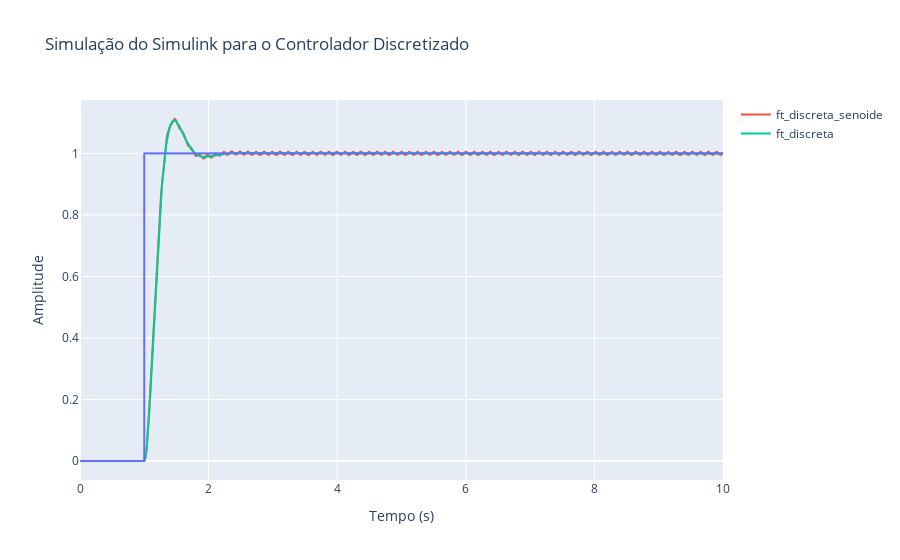

Notebook code cell kept with this figure:
### Code cell
dados_simulink = pd.read_csv("dados_simulink.csv")
print(dados_simulink.columns)
plt.figure(figsize=(10, 6))
plt.plot(dados_simulink['tempo'], dados_simulink['degrau'], label='Degrau Unitário')
plt.plot(dados_simulink['tempo'], dados_simulink['ft_discreta_senoide'], label='Resposta com Controle Discreto com Senoide')
plt.plot(dados_simulink['tempo'], dados_simulink['ft_discreta'], label='Resposta com Controle Discreto')
plt.xlabel('Tempo (s)')
plt.ylabel('RPM')
plt.title('Simulação do Simulink para o Controlador Discretizado')
plt.legend()
plt.grid(True)
plt.tight_layout()
plt.show()


fig = px.line(dados_simulink, x='tempo', y='degrau', title='Simulação do Simulink para o Controlador Discretizado')


fig.add_scatter(x=dados_simulink['tempo'], y=dados_simulink['ft_discreta_senoide'], mode='lines', name='ft_discreta_senoide')
fig.add_scatter(x=dados_simulink['tempo'], y=dados_simulink['ft_discreta'], mode='lines', name='ft_discreta')


fig.update_xaxes(title='Tempo (s)')
fig.update_yaxes(title='Amplitude')

fig.show()

### Figure 1 — Plotly figure (JSON) as saved in the notebook; plotly's stock layout.template omitted (floating-point values rounded to 4 significant figures; data arrays with more than 128 entries replaced by an {"elided": "..."} marker saying what was removed)
{"data": [{"hovertemplate": "tempo=%{x}<br>degrau=%{y}<extra></extra>", "legendgroup": "", "line": {"color": "#636efa", "dash": "solid"}, "marker": {"symbol": "circle"}, "mode": "lines", "name": "", "showlegend": false, "type": "scattergl", "x": {"elided": "1003 float values"}, "xaxis": "x", "y": {"elided": "1003 int values"}, "yaxis": "y"}, {"mode": "lines", "name": "ft_discreta_senoide", "type": "scatter", "x": {"elided": "1003 float values"}, "y": {"elided": "1003 float values"}}, {"mode": "lines", "name": "ft_discreta", "type": "scatter", "x": {"elided": "1003 float values"}, "y": {"elided": "1003 float values"}}], "layout": {"legend": {"tracegroupgap": 0}, "title": {"text": "Simulação do Simulink para o Controlador Discretizado"}, "xaxis": {"anchor": "y", "domain": [0, 1], "title": {"text": "Tempo (s)"}}, "yaxis": {"anchor": "x", "domain": [0, 1], "title": {"text": "Amplitude"}}}}
